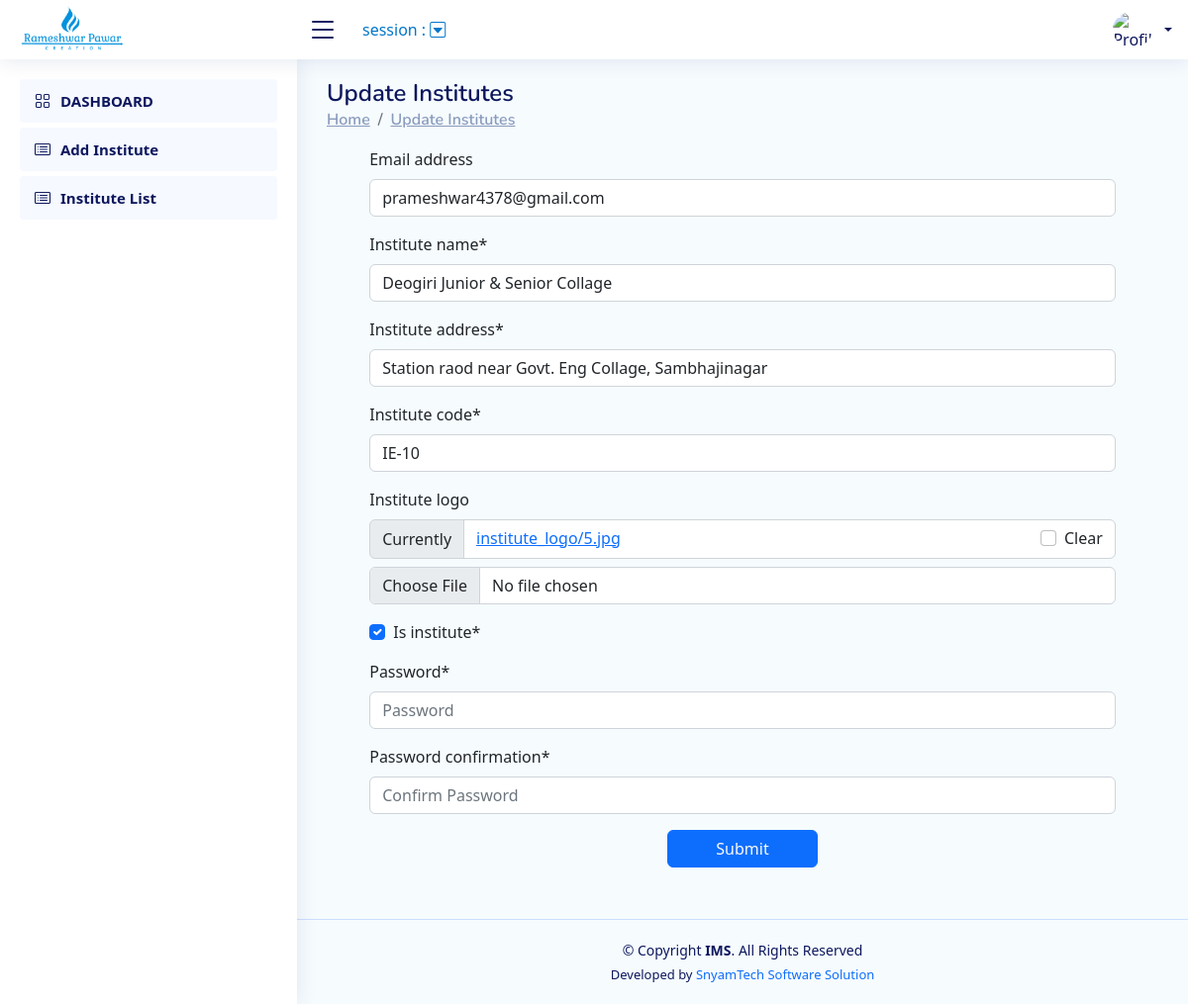
The app's page /Developer/update_institute/2 with its own data.
### Developer/models.py (models this page shows)
class CustomUser(AbstractUser):
    id = models.AutoField(primary_key=True)
    username = models.CharField(max_length=255,null=True,unique=True)
    academic_session=models.CharField(max_length=255,null=True,blank=True, choices=FINANCIAL_YEAR,default="2022-23")
    is_institute=models.BooleanField(default=False)
    institute_logo=models.ImageField( upload_to="institute_logo/", null=True,blank=True)
    institute_name = models.CharField(max_length=255,null=True)
    institute_address = models.CharField(max_length=500,null=True)
    institute_code = models.CharField(max_length=500,null=True)
    institute_is_completed=models.BooleanField(default=False)
    is_staff=models.BooleanField(default=False)
    staff_name=models.CharField(max_length=255,null=True)
    staff_id_no=models.CharField(max_length=50,null=True)
    staff_profile=models.ImageField( upload_to="staff_profile/", null=True,blank=True)
    is_student=models.BooleanField(default=False)
    student_profile=models.ImageField(upload_to="student_profile/", null=True,blank=True)
    student_prn_no=models.CharField(max_length=50,null=True,unique=True)
    student_admission_date=models.DateField(auto_now=False, auto_now_add=False,null=True)
    student_name=models.CharField(max_length=255,null=True)
    student_gender=models.CharField(max_length=255,null=True,choices=GENDER)
    student_dob=models.DateField(auto_now=False, auto_now_add=False,null=True)
    student_mobile=models.CharField(max_length=255,null=True)
    student_village=models.CharField(max_length=255,null=True)
    student_taluka=models.CharField(max_length=255,null=True)
    student_dist=models.CharField(max_length=255,null=True)
    parent_name=models.CharField(max_length=255,null=True,blank=True)
    parent_mobile=models.CharField(max_length=255,null=True,blank=True)
    parent_village=models.CharField(max_length=255,null=True,blank=True)
    parent_taluka=models.CharField(max_length=255,null=True,blank=True)
    parent_dist=models.CharField(max_length=255,null=True,blank=True)
    student_collage=models.CharField(max_length=255,null=True,blank=True)
    student_collage_address=models.CharField(max_length=255,null=True,blank=True)
    student_class=models.CharField(max_length=255,null=True,choices=CLASS)
    batch=models.CharField(max_length=255,null=True,blank=True)
    group=models.CharField(max_length=255,null=True,blank=True)
    status=models.CharField(max_length=255,null=True,choices=STUDENT_STATUS)
    date_time=models.DateTimeField(auto_now=False, auto_now_add=True,null=True)
    tour_is_completed=models.BooleanField(default=False)
    is_institute_profile_completed=models.BooleanField(default=False)

### Developer/views.py (the view)
# urls.py: path('update_institute/<int:id>', views.update_institute,name="update_institute"),
def update_institute(request,id):
    if request.method=="POST":
        pi=CustomUser.objects.get(pk=id)
        fm=Custom_Institute_Update_Form(request.POST,request.FILES, instance=pi)
        if fm.is_valid():
            fm.save()
            messages.success(request,'Notification Updated Successfully')
            return redirect('/Developer/institute_list/')
    else:
        pi=CustomUser.objects.get(pk=id)
        fm=Custom_Institute_Update_Form(instance=pi)
    return render(request,'update_institute.html',{'form':fm})

### Developer/forms.py (shortened to what this page needs)
class Custom_Institute_Update_Form(UserCreationForm):
    def __init__(self, *args, **kwargs):
        super().__init__(*args, **kwargs)
        self.fields['password1'].widget = forms.PasswordInput(attrs={'autocomplete': 'new-password', 'placeholder': 'Password'})
        self.fields['password2'].widget = forms.PasswordInput(attrs={'autocomplete': 'new-password', 'placeholder': 'Confirm Password'})
        self.fields['password1'].help_text = None
        self.fields['password2'].help_text = None
    is_institute = forms.BooleanField(widget=forms.CheckboxInput(attrs={'class': 'checkbox'}), initial=True)
    class Meta:
        model = CustomUser
        exclude = ('username',)
        fields = ('email', 'institute_name', 'institute_address', 'institute_code', 'institute_logo', 'is_institute', 'password1', 'password2')

### Developer/templates/update_institute.html (shortened to what this page needs)
{% extends 'developer_base.html' %}
{% load crispy_forms_tags %}
{% block content %}
<main id="main" class="main">
  <div class="pagetitle">
    <h1>Update Institutes</h1>
    <nav>
      <ol class="breadcrumb">
        <li class="breadcrumb-item"><a href="#">Home</a></li>
        <li class="breadcrumb-item"><a href="#">Update Institutes</a></li>
      </ol>
    </nav>
  </div>
  <section class="section dashboard">
    <div class="row">
      <div class="col-lg-12">
        <div class="row">
          <div class="container" style="max-width:90%;">
            <form method="POST" enctype="multipart/form-data" >
              {{form|crispy}}
              <center> <input type="submit" value="Submit" class="btn btn-primary text-light px-5 px-3"></center>
            </form>
          </div>
        </div>
      </div>
    </div>
  </section>
</main>
<div id="loading-spinner" class="spinner-border text-primary" role="status">
  <span class="sr-only">Loading...</span>
</div>
{% endblock content %}

### Developer/templates/developer_base.html (style rules this page uses)
body { background:#F6FBFE; }

### records on screen
CustomUser: email "prameshwar4378@gmail.com", institute_name "Deogiri Junior & Senior Collage", institute_address "Station raod near Govt. Eng Collage, Sambhajinagar", institute_code "IE-10", is_institute "☑"
